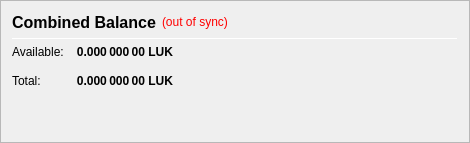
                   <widget class="QFrame" name="frame_CombinedBalances">
                    <property name="minimumSize">
                     <size>
                      <width>470</width>
                      <height>0</height>
                     </size>
                    </property>
                    <property name="frameShape">
                     <enum>QFrame::StyledPanel</enum>
                    </property>
                    <property name="frameShadow">
                     <enum>QFrame::Raised</enum>
                    </property>
                    <layout class="QVBoxLayout" name="verticalLayout_5">
                     <item>
                      <layout class="QHBoxLayout" name="horizontalLayout_5" stretch="0,0,0">
                       <item>
                        <widget class="QLabel" name="label_5z">
                         <property name="minimumSize">
                          <size>
                           <width>0</width>
                           <height>20</height>
                          </size>
                         </property>
                         <property name="font">
                          <font>
                           <pointsize>12</pointsize>
                           <weight>75</weight>
                           <bold>true</bold>
                          </font>
                         </property>
                         <property name="toolTip">
                          <string>Combined Balance (including unconfirmed and immature coins)</string>
                         </property>
                         <property name="text">
                          <string>Combined Balance</string>
                         </property>
                        </widget>
                       </item>
                       <item>
                        <widget class="QLabel" name="labelWalletStatus">
                         <property name="cursor">
                          <cursorShape>WhatsThisCursor</cursorShape>
                         </property>
                         <property name="toolTip">
                          <string>The displayed information may be out of date. Your wallet automatically synchronizes with the LUK network after a connection is established, but this process has not completed yet.</string>
                         </property>
                         <property name="styleSheet">
                          <string notr="true">QLabel { color: red; }</string>
                         </property>
                         <property name="text">
                          <string notr="true">(out of sync)</string>
                         </property>
                         <property name="alignment">
                          <set>Qt::AlignLeading|Qt::AlignLeft|Qt::AlignVCenter</set>
                         </property>
                        </widget>
                       </item>
                       <item>
                        <spacer name="horizontalSpacer_1">
                         <property name="orientation">
                          <enum>Qt::Horizontal</enum>
                         </property>
                         <property name="sizeHint" stdset="0">
                          <size>
                           <width>40</width>
                           <height>20</height>
                          </size>
                         </property>
                        </spacer>
                       </item>
                      </layout>
                     </item>
                     <item>
                      <widget class="Line" name="line_CombinedBalance">
                       <property name="minimumSize">
                        <size>
                         <width>0</width>
                         <height>1</height>
                        </size>
                       </property>
                       <property name="maximumSize">
                        <size>
                         <width>16777215</width>
                         <height>1</height>
                        </size>
                       </property>
                       <property name="orientation">
                        <enum>Qt::Horizontal</enum>
                       </property>
                      </widget>
                     </item>
                     <item>
                      <layout class="QGridLayout" name="gridLayout_3">
                       <property name="spacing">
                        <number>12</number>
                       </property>
                       <item row="1" column="0">
                        <widget class="QLabel" name="labelBalanceTextz">
                         <property name="text">
                          <string>Available:</string>
                         </property>
                        </widget>
                       </item>
                       <item row="1" column="1">
                        <widget class="QLabel" name="labelBalancez">
                         <property name="font">
                          <font>
                           <weight>75</weight>
                           <bold>true</bold>
                          </font>
                         </property>
                         <property name="cursor">
                          <cursorShape>IBeamCursor</cursorShape>
                         </property>
                         <property name="toolTip">
                          <string>Your current spendable balance</string>
                         </property>
                         <property name="text">
                          <string notr="true">0.000 000 00 LUK</string>
                         </property>
                         <property name="alignment">
                          <set>Qt::AlignRight|Qt::AlignTrailing|Qt::AlignVCenter</set>
                         </property>
                         <property name="textInteractionFlags">
                          <set>Qt::LinksAccessibleByMouse|Qt::TextSelectableByKeyboard|Qt::TextSelectableByMouse</set>
                         </property>
                        </widget>
                       </item>
                       <item row="2" column="0">
                        <widget class="QLabel" name="labelTotalTextz">
                         <property name="text">
                          <string>Total:</string>
                         </property>
                        </widget>
                       </item>
                       <item row="2" column="1">
                        <widget class="QLabel" name="labelTotalz">
                         <property name="font">
                          <font>
                           <weight>75</weight>
                           <bold>true</bold>
                          </font>
                         </property>
                         <property name="cursor">
                          <cursorShape>IBeamCursor</cursorShape>
                         </property>
                         <property name="toolTip">
                          <string>Total Balance, including all unavailable coins.</string>
                         </property>
                         <property name="text">
                          <string notr="true">0.000 000 00 LUK</string>
                         </property>
                         <property name="alignment">
                          <set>Qt::AlignRight|Qt::AlignTrailing|Qt::AlignVCenter</set>
                         </property>
                         <property name="textInteractionFlags">
                          <set>Qt::LinksAccessibleByMouse|Qt::TextSelectableByKeyboard|Qt::TextSelectableByMouse</set>
                         </property>
                        </widget>
                       </item>
                       <item row="2" column="3">
                        <spacer name="horizontalSpacer_2">
                         <property name="orientation">
                          <enum>Qt::Horizontal</enum>
                         </property>
                         <property name="sizeHint" stdset="0">
                          <size>
                           <width>40</width>
                           <height>20</height>
                          </size>
                         </property>
                        </spacer>
                       </item>
                      </layout>
                     </item>
                     <item>
                      <spacer name="verticalSpacer_1">
                       <property name="orientation">
                        <enum>Qt::Vertical</enum>
                       </property>
                       <property name="sizeHint" stdset="0">
                        <size>
                         <width>20</width>
                         <height>40</height>
                        </size>
                       </property>
                      </spacer>
                     </item>
                    </layout>
                   </widget>
